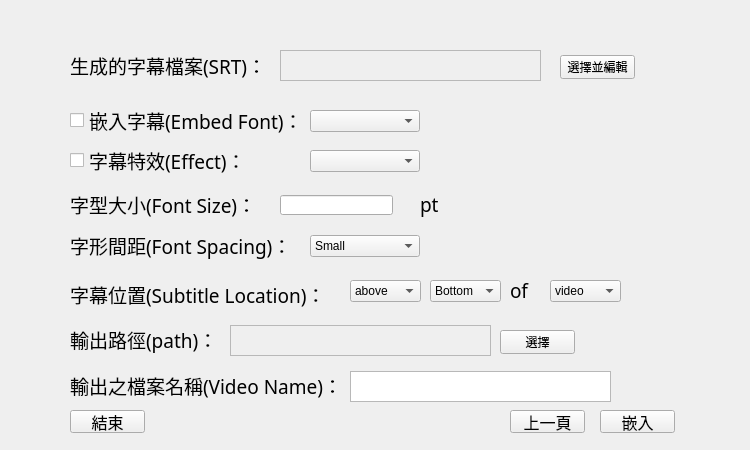
<?xml version="1.0" encoding="UTF-8"?>
<ui version="4.0">
 <class>SRT_edit_form</class>
 <widget class="QMainWindow" name="SRT_edit_form">
  <property name="enabled">
   <bool>true</bool>
  </property>
  <property name="geometry">
   <rect>
    <x>0</x>
    <y>0</y>
    <width>750</width>
    <height>450</height>
   </rect>
  </property>
  <property name="windowTitle">
   <string>MainWindow</string>
  </property>
  <widget class="QWidget" name="centralwidget">
   <widget class="QComboBox" name="Effect_combo">
    <property name="geometry">
     <rect>
      <x>310</x>
      <y>150</y>
      <width>110</width>
      <height>22</height>
     </rect>
    </property>
   </widget>
   <widget class="QComboBox" name="Benchmark_combo">
    <property name="geometry">
     <rect>
      <x>550</x>
      <y>280</y>
      <width>71</width>
      <height>22</height>
     </rect>
    </property>
    <item>
     <property name="text">
      <string>video</string>
     </property>
    </item>
   </widget>
   <widget class="QTextEdit" name="FileName_text">
    <property name="geometry">
     <rect>
      <x>350</x>
      <y>371</y>
      <width>261</width>
      <height>31</height>
     </rect>
    </property>
   </widget>
   <widget class="QComboBox" name="Font_combo">
    <property name="geometry">
     <rect>
      <x>310</x>
      <y>110</y>
      <width>110</width>
      <height>22</height>
     </rect>
    </property>
   </widget>
   <widget class="QLabel" name="Pt_label">
    <property name="geometry">
     <rect>
      <x>420</x>
      <y>189</y>
      <width>21</width>
      <height>31</height>
     </rect>
    </property>
    <property name="font">
     <font>
      <family>MV Boli</family>
      <pointsize>14</pointsize>
     </font>
    </property>
    <property name="text">
     <string>pt</string>
    </property>
    <property name="textFormat">
     <enum>Qt::PlainText</enum>
    </property>
   </widget>
   <widget class="QLabel" name="label_4">
    <property name="geometry">
     <rect>
      <x>70</x>
      <y>370</y>
      <width>271</width>
      <height>31</height>
     </rect>
    </property>
    <property name="font">
     <font>
      <family>MV Boli</family>
      <pointsize>14</pointsize>
     </font>
    </property>
    <property name="text">
     <string>輸出之檔案名稱(Video Name)：</string>
    </property>
    <property name="textFormat">
     <enum>Qt::PlainText</enum>
    </property>
   </widget>
   <widget class="QPushButton" name="Return_btn">
    <property name="geometry">
     <rect>
      <x>510</x>
      <y>410</y>
      <width>75</width>
      <height>23</height>
     </rect>
    </property>
    <property name="font">
     <font>
      <family>標楷體</family>
      <pointsize>12</pointsize>
     </font>
    </property>
    <property name="text">
     <string>上一頁</string>
    </property>
   </widget>
   <widget class="QPushButton" name="Finish_btn">
    <property name="geometry">
     <rect>
      <x>70</x>
      <y>410</y>
      <width>75</width>
      <height>23</height>
     </rect>
    </property>
    <property name="font">
     <font>
      <family>標楷體</family>
      <pointsize>12</pointsize>
     </font>
    </property>
    <property name="text">
     <string>結束</string>
    </property>
   </widget>
   <widget class="QComboBox" name="Relative_combo">
    <property name="geometry">
     <rect>
      <x>430</x>
      <y>280</y>
      <width>71</width>
      <height>22</height>
     </rect>
    </property>
    <item>
     <property name="text">
      <string>Bottom</string>
     </property>
    </item>
    <item>
     <property name="text">
      <string>center</string>
     </property>
    </item>
    <item>
     <property name="text">
      <string>top</string>
     </property>
    </item>
   </widget>
   <widget class="QLabel" name="label_5">
    <property name="geometry">
     <rect>
      <x>70</x>
      <y>324</y>
      <width>161</width>
      <height>31</height>
     </rect>
    </property>
    <property name="font">
     <font>
      <family>MV Boli</family>
      <pointsize>14</pointsize>
     </font>
    </property>
    <property name="text">
     <string>輸出路徑(path)：</string>
    </property>
    <property name="textFormat">
     <enum>Qt::PlainText</enum>
    </property>
   </widget>
   <widget class="QComboBox" name="FontSpace_combo">
    <property name="geometry">
     <rect>
      <x>310</x>
      <y>235</y>
      <width>110</width>
      <height>22</height>
     </rect>
    </property>
    <item>
     <property name="text">
      <string>Small</string>
     </property>
    </item>
    <item>
     <property name="text">
      <string>Middle</string>
     </property>
    </item>
    <item>
     <property name="text">
      <string>Large</string>
     </property>
    </item>
   </widget>
   <widget class="QTextEdit" name="SrtName_text">
    <property name="enabled">
     <bool>false</bool>
    </property>
    <property name="geometry">
     <rect>
      <x>280</x>
      <y>50</y>
      <width>261</width>
      <height>31</height>
     </rect>
    </property>
   </widget>
   <widget class="QPushButton" name="Embed_btn">
    <property name="geometry">
     <rect>
      <x>600</x>
      <y>410</y>
      <width>75</width>
      <height>23</height>
     </rect>
    </property>
    <property name="font">
     <font>
      <family>標楷體</family>
      <pointsize>12</pointsize>
     </font>
    </property>
    <property name="text">
     <string>嵌入</string>
    </property>
   </widget>
   <widget class="QLabel" name="label_2">
    <property name="geometry">
     <rect>
      <x>70</x>
      <y>50</y>
      <width>211</width>
      <height>31</height>
     </rect>
    </property>
    <property name="font">
     <font>
      <family>MV Boli</family>
      <pointsize>14</pointsize>
     </font>
    </property>
    <property name="text">
     <string>生成的字幕檔案(SRT)：</string>
    </property>
    <property name="textFormat">
     <enum>Qt::PlainText</enum>
    </property>
   </widget>
   <widget class="QLabel" name="Of_label">
    <property name="geometry">
     <rect>
      <x>510</x>
      <y>275</y>
      <width>21</width>
      <height>31</height>
     </rect>
    </property>
    <property name="font">
     <font>
      <family>MV Boli</family>
      <pointsize>14</pointsize>
     </font>
    </property>
    <property name="text">
     <string>of</string>
    </property>
    <property name="textFormat">
     <enum>Qt::PlainText</enum>
    </property>
   </widget>
   <widget class="QLabel" name="label_6">
    <property name="geometry">
     <rect>
      <x>70</x>
      <y>189</y>
      <width>201</width>
      <height>31</height>
     </rect>
    </property>
    <property name="font">
     <font>
      <family>MV Boli</family>
      <pointsize>14</pointsize>
     </font>
    </property>
    <property name="text">
     <string>字型大小(Font Size)：</string>
    </property>
    <property name="textFormat">
     <enum>Qt::PlainText</enum>
    </property>
   </widget>
   <widget class="QLabel" name="label_8">
    <property name="geometry">
     <rect>
      <x>70</x>
      <y>279</y>
      <width>271</width>
      <height>31</height>
     </rect>
    </property>
    <property name="font">
     <font>
      <family>MV Boli</family>
      <pointsize>14</pointsize>
     </font>
    </property>
    <property name="text">
     <string>字幕位置(Subtitle Location)：</string>
    </property>
    <property name="textFormat">
     <enum>Qt::PlainText</enum>
    </property>
   </widget>
   <widget class="QCheckBox" name="checkBox">
    <property name="geometry">
     <rect>
      <x>70</x>
      <y>105</y>
      <width>241</width>
      <height>31</height>
     </rect>
    </property>
    <property name="font">
     <font>
      <family>MV Boli</family>
      <pointsize>14</pointsize>
     </font>
    </property>
    <property name="text">
     <string>嵌入字幕(Embed Font)：</string>
    </property>
   </widget>
   <widget class="QCheckBox" name="checkBox_2">
    <property name="geometry">
     <rect>
      <x>70</x>
      <y>145</y>
      <width>191</width>
      <height>31</height>
     </rect>
    </property>
    <property name="font">
     <font>
      <family>MV Boli</family>
      <pointsize>14</pointsize>
     </font>
    </property>
    <property name="text">
     <string>字幕特效(Effect)：</string>
    </property>
   </widget>
   <widget class="QComboBox" name="Location_combo">
    <property name="geometry">
     <rect>
      <x>350</x>
      <y>280</y>
      <width>71</width>
      <height>22</height>
     </rect>
    </property>
    <item>
     <property name="text">
      <string>above</string>
     </property>
    </item>
   </widget>
   <widget class="QLabel" name="label_7">
    <property name="geometry">
     <rect>
      <x>70</x>
      <y>230</y>
      <width>231</width>
      <height>31</height>
     </rect>
    </property>
    <property name="font">
     <font>
      <family>MV Boli</family>
      <pointsize>14</pointsize>
     </font>
    </property>
    <property name="text">
     <string>字形間距(Font Spacing)：</string>
    </property>
    <property name="textFormat">
     <enum>Qt::PlainText</enum>
    </property>
   </widget>
   <widget class="QTextEdit" name="Path_text">
    <property name="enabled">
     <bool>false</bool>
    </property>
    <property name="geometry">
     <rect>
      <x>230</x>
      <y>325</y>
      <width>261</width>
      <height>31</height>
     </rect>
    </property>
   </widget>
   <widget class="QLineEdit" name="FontSize_line">
    <property name="geometry">
     <rect>
      <x>280</x>
      <y>195</y>
      <width>113</width>
      <height>20</height>
     </rect>
    </property>
   </widget>
   <widget class="QPushButton" name="Folder_btn">
    <property name="geometry">
     <rect>
      <x>560</x>
      <y>55</y>
      <width>75</width>
      <height>24</height>
     </rect>
    </property>
    <property name="text">
     <string>選擇並編輯</string>
    </property>
   </widget>
   <widget class="QPushButton" name="PathFind_btn">
    <property name="geometry">
     <rect>
      <x>500</x>
      <y>330</y>
      <width>75</width>
      <height>24</height>
     </rect>
    </property>
    <property name="text">
     <string>選擇</string>
    </property>
   </widget>
  </widget>
 </widget>
 <resources/>
 <connections/>
</ui>
